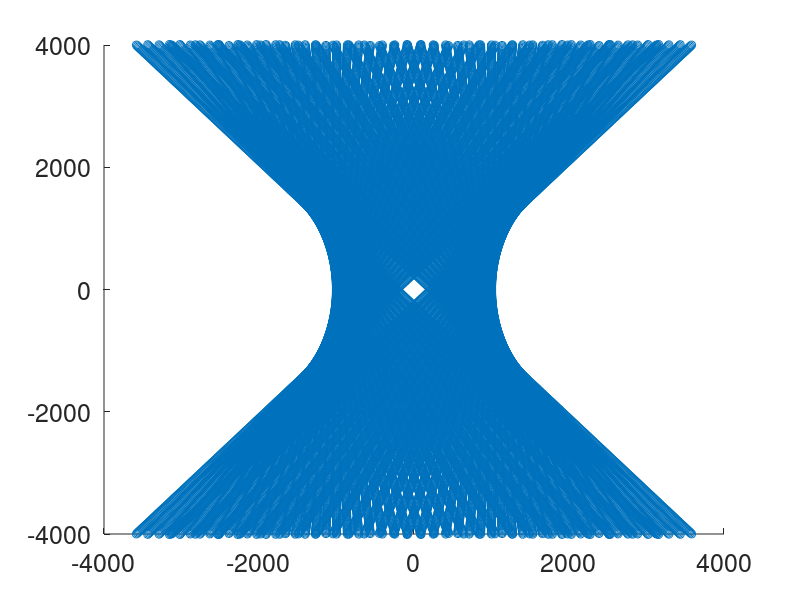

Here is the MATLAB script that generated this plot:
% plot the fourier plane scanned using OS angle/ks in polar coordinates:
clearvars;

theta = -20:20;
Nbx   = [10];
L     = 10e-3;
Lobj  = 50e-3 ;
N = 2^10;

% frequency decimate unit
df0t = (1/Lobj) ;
ft = (-N/2:(N/2-1))*df0t;
df0s = (1/L) ;
fs = Nbx*df0s ;

figure('DefaultAxesFontSize',18); 
title('Fourier plane')

Lobj = 1e-3;
for i = 1:length(fs)
    
    [FT,THETA] = meshgrid(ft,2*pi*theta/180);
    KX = fs(i)*cos(THETA) + FT.*sin(THETA) ;
    KZ = fs(i)*sin(THETA) + FT.*cos(THETA) ;
    scatter([KX(:);-KX(:)],[KZ(:);KZ(:)])

    axis([-4/Lobj 4/Lobj -4/Lobj 4/Lobj])

    hold on
    drawnow
end
